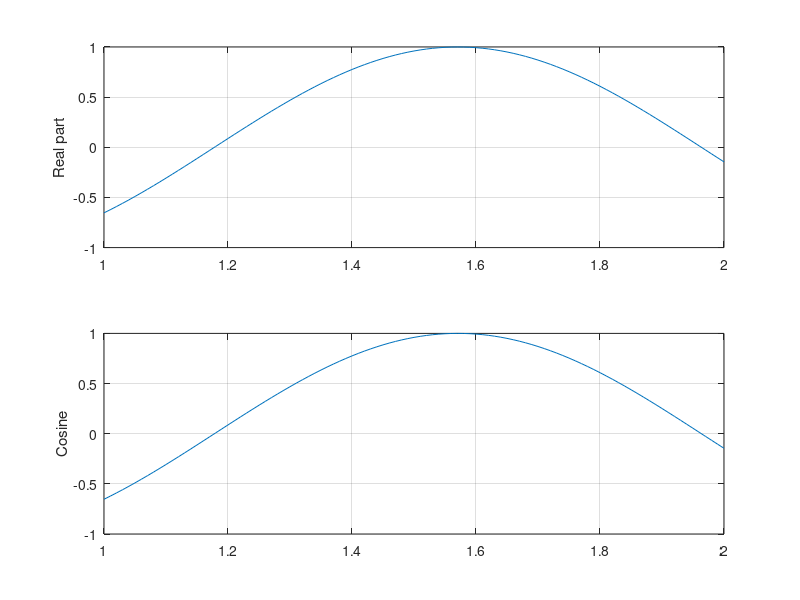

This figure's MATLAB source:
x = 1:0.01:2;
k = 4;
shi = exp(k*1i*x);
plot(x, real(shi));


subplot(211); plot(x,real(shi));
ylabel('Real part'); grid on; hold on;

subplot(212); plot(x,cos(k*x));
ylabel('Cosine'); grid on; hold on;